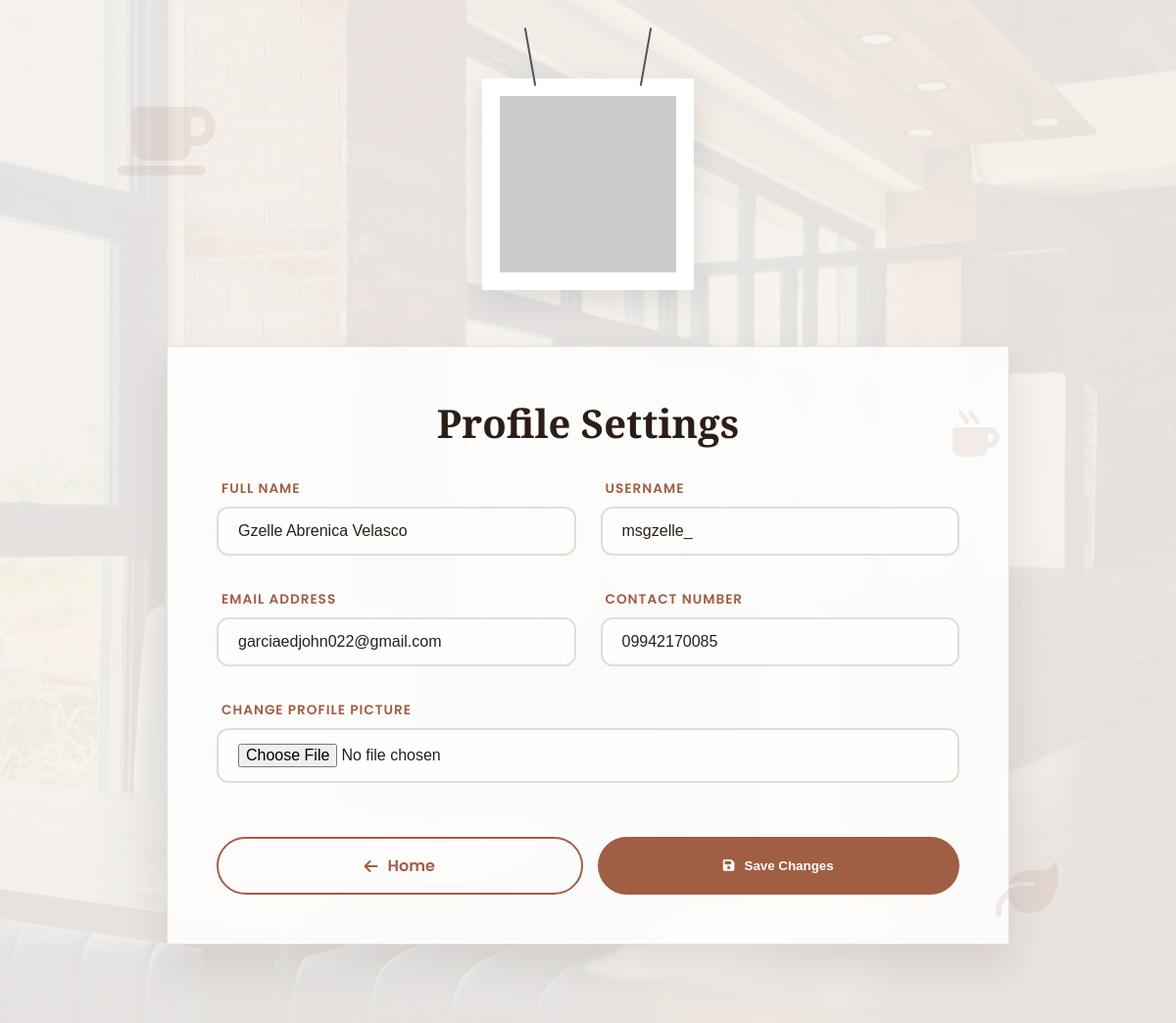
Page /profile.php (signed in) on the committed database.
### tables this page shows
CREATE TABLE `users` (
  `id` int(10) UNSIGNED NOT NULL,
  `username` varchar(50) NOT NULL,
  `password` varchar(255) NOT NULL,
  `fullname` varchar(100) DEFAULT NULL,
  `email` varchar(100) NOT NULL,
  `contact` varchar(20) DEFAULT NULL,
  `gender` varchar(20) DEFAULT NULL,
  `is_verified` tinyint(1) DEFAULT 0,
  `role` enum('user','admin','super_admin') NOT NULL DEFAULT 'user',
  `profile_picture` varchar(255) DEFAULT NULL,
  `created_at` timestamp NOT NULL DEFAULT current_timestamp()
);

### profile.php (the view, shortened to what this page needs)
<?php
include 'config.php';
$user_id = $_SESSION['user_id'];
$query = "SELECT * FROM users WHERE id = ?";
$stmt = $conn->prepare($query);
$stmt->bind_param("i", $user_id);
$stmt->execute();
$result = $stmt->get_result();
$user = $result->fetch_assoc();
$profilePic = !empty($user['profile_picture']) ? $user['profile_picture'] : 'https://ui-avatars.com/api/?name='.urlencode($user['fullname']).'&background=A05E44&color=fff&size=128';
?>
<!DOCTYPE html>
<html lang="en">
<head>
    <link rel="stylesheet" href="https://cdnjs.cloudflare.com/ajax/libs/font-awesome/6.5.1/css/all.min.css" />
</head>
<body>
    <div class="page-bg"></div>
    <i class="fas fa-coffee anim-icon" style="top: 10%; left: 10%; font-size: 5rem;"></i>
    <i class="fas fa-leaf anim-icon" style="bottom: 10%; right: 10%; font-size: 4rem; animation-delay: -2s;"></i>
    <i class="fas fa-mug-hot anim-icon" style="top: 40%; right: 15%; font-size: 3rem; animation-delay: -5s;"></i>
    <div class="container">
        <div class="profile-header">
            <div class="hanging-frame" id="profileFrame">
                <img src="<?php echo htmlspecialchars($profilePic); ?>" alt="Profile Picture" class="profile-img">
            </div>
        </div>
        <div class="profile-card" id="tiltCard">
            <h1 class="profile-title">Profile Settings</h1>
            <form action="update_profile.php" method="POST" enctype="multipart/form-data">
                <div class="info-grid">
                    <div class="info-group">
                        <label>Full Name</label>
                        <input type="text" class="info-value" name="fullname" value="<?php echo htmlspecialchars($user['fullname']); ?>" readonly>
                    </div>
                    <div class="info-group">
                        <label>Username</label>
                        <input type="text" class="info-value" name="username" value="<?php echo htmlspecialchars($user['username']); ?>" readonly>
                    </div>
                    <div class="info-group">
                        <label>Email Address</label>
                        <input type="email" class="info-value" name="email" value="<?php echo htmlspecialchars($user['email']); ?>" readonly>
                    </div>
                    <div class="info-group">
                        <label>Contact Number</label>
                        <input type="text" class="info-value" name="contact" value="<?php echo htmlspecialchars($user['contact'] ?? 'N/A'); ?>" readonly>
                    </div>
                    <div class="info-group" style="grid-column: 1 / -1;">
                        <label>Change Profile Picture</label>
                        <input type="file" class="info-value" name="profile_pic" accept="image/*">
                    </div>
                    <div class="btn-container">
                        <a href="index.php" class="btn-action btn-back">
                            <i class="fas fa-arrow-left"></i> Home
                        </a>
                        <button type="submit" class="btn-action btn-edit">
                            <i class="fas fa-save"></i> Save Changes
                        </button>
                    </div>
                </div>
            </form>
        </div>
    </div>
</body>
</html>

### profile.php (style rules this page uses)
:root { --primary: #A05E44; --secondary: #2C1E16; --accent: #D4A373; --bg: #F8F4EE; --white: #FFFFFF; --font-heading: 'Playfair Display', serif; --font-body: 'Poppins', sans-serif; --shadow: 0 20px 40px rgba(44, 30, 22, 0.1); }
* { margin: 0; padding: 0; box-sizing: border-box; }
body { font-family: var(--font-body); background: var(--bg); color: var(--text-dark); overflow-x: hidden; min-height: 100vh; display: flex; flex-direction: column; }
.page-bg { position: fixed; top: 0; left: 0; width: 100%; height: 100%; background-image: linear-gradient(rgba(248, 244, 238, 0.92), rgba(248, 244, 238, 0.92)), url('Cover-Photo.jpg'); background-size: cover; background-attachment: fixed; z-index: -1; }
.container { max-width: 900px; margin: 60px auto; padding: 20px; width: 100%; }
.profile-header { text-align: center; margin-bottom: 50px; position: relative; }
.hanging-frame { position: relative; display: inline-block; padding: 10px; background: #fff; box-shadow: 0 10px 30px rgba(0,0,0,0.1); border: 8px solid #fff; transform-origin: top center; animation: dropAndSway 1.5s cubic-bezier(0.175, 0.885, 0.32, 1.275) forwards; z-index: 10; }
.hanging-frame::before, .hanging-frame::after { content: ''; position: absolute; top: -60px; width: 2px; height: 60px; background: #555; }
.hanging-frame::before { left: 20%; transform: rotate(-10deg); }
.hanging-frame::after { right: 20%; transform: rotate(10deg); }
.profile-img { width: 180px; height: 180px; object-fit: cover; display: block; }
.sway-loop { animation: gentleSway 4s ease-in-out infinite alternate; }
.profile-card { background: rgba(255, 255, 255, 0.85); backdrop-filter: blur(15px); border-radius: var(--radius-lg); padding: 50px; box-shadow: var(--shadow); border: 1px solid rgba(160, 94, 68, 0.2); position: relative; overflow: hidden; transform-style: preserve-3d; perspective: 1000px; animation: fadeInUp 1s ease-out; }
.profile-card::after { content: ''; position: absolute; top: -50%; right: -50%; width: 300px; height: 300px; background: radial-gradient(circle, var(--primary-glow) 0%, transparent 70%); opacity: 0.4; }
.profile-title { font-family: var(--font-heading); font-size: 2.5rem; color: var(--secondary); margin-bottom: 30px; text-align: center; }
.info-grid { display: grid; grid-template-columns: 1fr 1fr; gap: 25px; }
.info-group { position: relative; margin-bottom: 10px; }
.info-group label { display: block; font-size: 0.85rem; color: var(--primary); font-weight: 600; text-transform: uppercase; letter-spacing: 1px; margin-bottom: 8px; margin-left: 5px; }
.info-value { width: 100%; padding: 14px 20px; background: rgba(255, 255, 255, 0.6); border: 2px solid #E6DCD3; border-radius: 12px; font-size: 1rem; color: var(--secondary); transition: all 0.3s; }
.anim-icon { position: absolute; color: var(--primary); opacity: 0.1; z-index: 1; pointer-events: none; animation: floatIcon 10s infinite ease-in-out alternate; }
.btn-container { grid-column: 1 / -1; display: flex; gap: 15px; margin-top: 20px; }
.btn-action { flex: 1; padding: 15px; border-radius: 50px; border: none; font-weight: 600; cursor: pointer; transition: all 0.4s; text-align: center; display: inline-flex; align-items: center; justify-content: center; gap: 10px; text-decoration: none; }
.btn-edit { background: var(--primary); color: white; box-shadow: 0 8px 20px var(--primary-glow); }
.btn-back { background: transparent; border: 2px solid var(--primary); color: var(--primary); }

### rows in the picture
users: fullname "Gzelle Abrenica Velasco", username "msgzelle_", email "garciaedjohn022@gmail.com", contact "09942170085"
